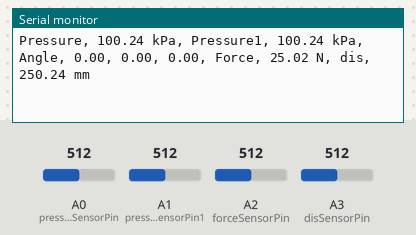
A sketch run on a simulated Arduino Mega 2560, built with avr-gcc and run on an emulated ATmega2560. Parts: the last lines printed to the serial monitor. The inputs (shaded band) are chosen by the test bench; at power-on: A0 (pressureSensorPin) = 512, A1 (pressureSensorPin1) = 512, A2 (forceSensorPin) = 512, A3 (disSensorPin) = 512.

Above: at 1.2 s.
1.3 s: A0 (pressureSensorPin) set to 716
At 1.56 s:
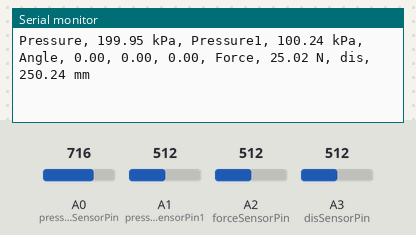
2.8 s: A1 (pressureSensorPin1) set to 716
At 2.96 s:
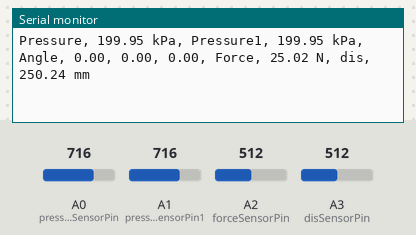
4.3 s: A2 (forceSensorPin) set to 716
At 4.36 s:
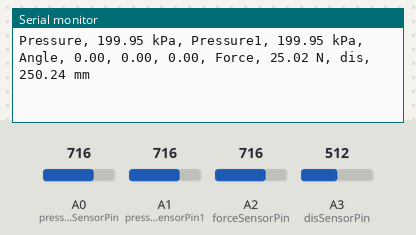
5.8 s: A3 (disSensorPin) set to 716
At 5.96 s:
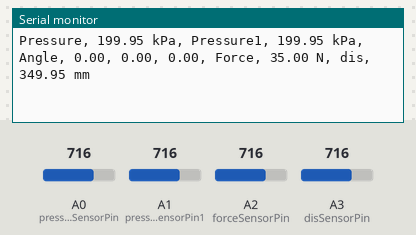
7.3 s: A0 (pressureSensorPin) set to 992
At 7.36 s:
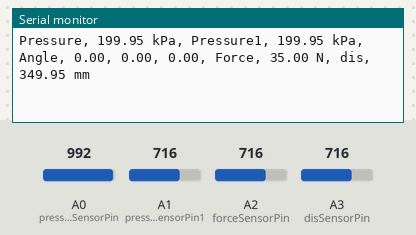
8.8 s: A1 (pressureSensorPin1) set to 992
At 8.96 s:
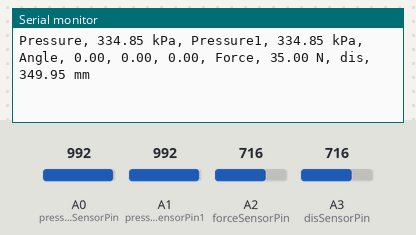
Timing chart, 0 to 11.3 s (numbered marks = the images above; inputs shaded):
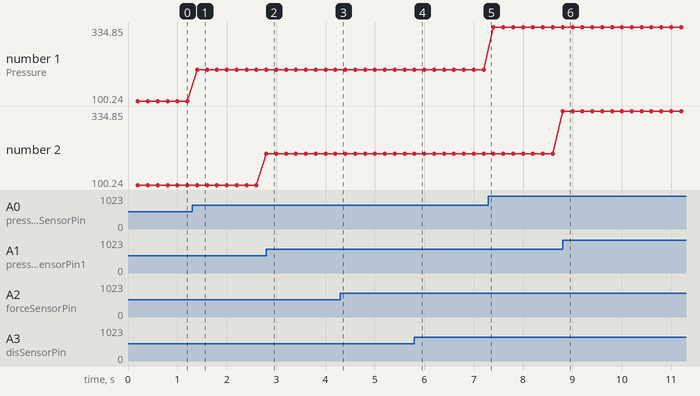

Measured:
- after the input at 1.3 s, the serial monitor: prints a new line after 0.10 s (image 1)
- after the input at 2.8 s, the serial monitor: prints a new line at once (image 2)
- after the input at 5.8 s, the serial monitor: prints a new line at once (image 4)
- after the input at 8.8 s, the serial monitor: prints a new line at once (image 6)
- plotted number 1: 100.24 → 199.95 after the input at 1.3 s, 199.95 → 334.85 after the input at 7.3 s

The sketch:

data_yujia.ino
```cpp
#include <Wire.h>
#include <JY901.h>

// 定义气压传感器连接的模拟输入引脚
const int pressureSensorPin = A0;
const int pressureSensorPin1 = A1;
const int forceSensorPin = A2; // 定义力传感器连接的模拟输入引脚
const int disSensorPin = A3;   // 定义位移传感器连接的模拟输入引脚

unsigned long lastReadTime = 0; // 上次读取时间

void setup() {
  Serial.begin(115200);  // 用于调试输出
  Serial1.begin(115200); // JY901的波特率
  setJY901Rate(100);     // 设置JY901的采集速率为100Hz
}

void setJY901Rate(int rate) {
  byte rateCommand[4] = {0x55, 0x03, 0x00, 0x00}; // 默认指令格式
  rateCommand[2] = rate; // 设置采集速率值
  rateCommand[3] = 0x55 ^ 0x03 ^ rate; // 校验和计算
  Serial1.write(rateCommand, 4); // 发送指令
  delay(10); // 等待模块响应
}

void loop() {
  // ----- 始终处理 JY901 串口数据（保证角度实时更新） -----
  while (Serial1.available()) {
    JY901.CopeSerialData(Serial1.read());
  }

  // ----- 每 200ms 执行一次传感器读取和串口输出 -----
  if (millis() - lastReadTime >= 200) {
    lastReadTime = millis(); // 更新时间戳

    // 读取气压传感器1
    int sensorValue = analogRead(pressureSensorPin);
    float voltage = sensorValue * (5.0 / 1023.0);
    float pressure = (voltage - 0.5) * (400.0 / 4.0) - 100.0;

    // 读取气压传感器2
    int sensorValue1 = analogRead(pressureSensorPin1);
    float voltage1 = sensorValue1 * (5.0 / 1023.0);
    float pressure1 = (voltage1 - 0.5) * (400.0 / 4.0) - 100.0;

    // 读取力传感器
    int forceSensorValue = analogRead(forceSensorPin);
    float forceVoltage = forceSensorValue * (5.0 / 1023.0);
    float force = forceVoltage * 10;  // 50V量程是10，20V量程是4

    // 读取位移传感器
    int disSensorValue = analogRead(disSensorPin);
    float disVoltage = disSensorValue * (5.0 / 1023.0);
    float dis = disVoltage * 100;

    // 输出所有数据（单行）
    Serial.print("Pressure, ");
    Serial.print(pressure);
    Serial.print(" kPa");

    Serial.print(", Pressure1, ");
    Serial.print(pressure1);
    Serial.print(" kPa");

    // 角度数据（从JY901结构体读取）
    Serial.print(", Angle, ");
    Serial.print((float)JY901.stcAngle.Angle[0] / 32768 * 180); // 横滚角
    Serial.print(", ");
    Serial.print((float)JY901.stcAngle.Angle[1] / 32768 * 180); // 俯仰角
    Serial.print(", ");
    Serial.print((float)JY901.stcAngle.Angle[2] / 32768 * 180); // 偏航角

    Serial.print(", Force, ");
    Serial.print(force);
    Serial.print(" N");

    Serial.print(", dis, ");
    Serial.print(dis);
    Serial.println(" mm");
  }
}
```
